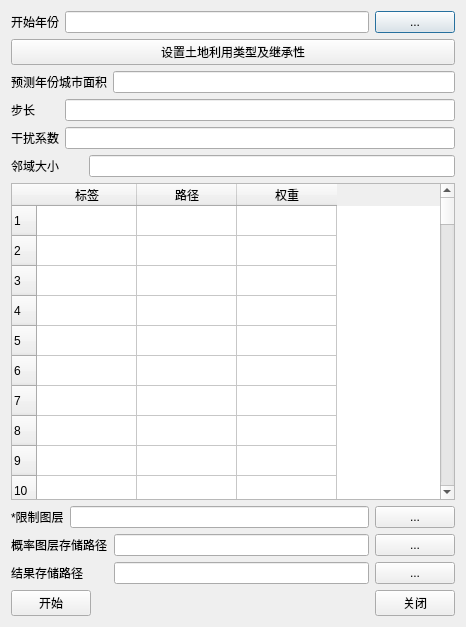
<?xml version="1.0" encoding="UTF-8"?>
<ui version="4.0">
 <class>Dialog</class>
 <widget class="QDialog" name="Dialog">
  <property name="geometry">
   <rect>
    <x>0</x>
    <y>0</y>
    <width>466</width>
    <height>627</height>
   </rect>
  </property>
  <property name="windowTitle">
   <string>Dialog</string>
  </property>
  <property name="windowIcon">
   <iconset>
    <normaloff>res/logo.ico</normaloff>res/logo.ico</iconset>
  </property>
  <layout class="QGridLayout" name="gridLayout_4">
   <item row="0" column="0">
    <layout class="QGridLayout" name="gridLayout">
     <item row="0" column="2">
      <widget class="QPushButton" name="pushButton">
       <property name="text">
        <string>...</string>
       </property>
      </widget>
     </item>
     <item row="0" column="1">
      <widget class="QLineEdit" name="lineEdit"/>
     </item>
     <item row="0" column="0">
      <widget class="QLabel" name="label">
       <property name="text">
        <string>开始年份</string>
       </property>
      </widget>
     </item>
    </layout>
   </item>
   <item row="1" column="0">
    <widget class="QPushButton" name="pushButton_8">
     <property name="text">
      <string>设置土地利用类型及继承性</string>
     </property>
    </widget>
   </item>
   <item row="2" column="0">
    <layout class="QGridLayout" name="gridLayout_3">
     <item row="0" column="0" colspan="3">
      <widget class="QLabel" name="label_8">
       <property name="text">
        <string>预测年份城市面积</string>
       </property>
      </widget>
     </item>
     <item row="0" column="3">
      <widget class="QLineEdit" name="lineEdit_2"/>
     </item>
     <item row="1" column="0">
      <widget class="QLabel" name="label_10">
       <property name="text">
        <string>步长</string>
       </property>
      </widget>
     </item>
     <item row="1" column="1" colspan="3">
      <widget class="QLineEdit" name="lineEdit_10"/>
     </item>
     <item row="2" column="0">
      <widget class="QLabel" name="label_11">
       <property name="text">
        <string>干扰系数</string>
       </property>
      </widget>
     </item>
     <item row="2" column="1" colspan="3">
      <widget class="QLineEdit" name="lineEdit_11"/>
     </item>
     <item row="3" column="0" colspan="2">
      <widget class="QLabel" name="label_12">
       <property name="text">
        <string>邻域大小</string>
       </property>
      </widget>
     </item>
     <item row="3" column="2" colspan="2">
      <widget class="QLineEdit" name="lineEdit_12"/>
     </item>
    </layout>
   </item>
   <item row="3" column="0">
    <widget class="QTableWidget" name="tableWidget">
     <property name="rowCount">
      <number>100</number>
     </property>
     <property name="columnCount">
      <number>3</number>
     </property>
     <row/>
     <row/>
     <row/>
     <row/>
     <row/>
     <row/>
     <row/>
     <row/>
     <row/>
     <row/>
     <row/>
     <row/>
     <row/>
     <row/>
     <row/>
     <row/>
     <row/>
     <row/>
     <row/>
     <row/>
     <row/>
     <row/>
     <row/>
     <row/>
     <row/>
     <row/>
     <row/>
     <row/>
     <row/>
     <row/>
     <row/>
     <row/>
     <row/>
     <row/>
     <row/>
     <row/>
     <row/>
     <row/>
     <row/>
     <row/>
     <row/>
     <row/>
     <row/>
     <row/>
     <row/>
     <row/>
     <row/>
     <row/>
     <row/>
     <row/>
     <row/>
     <row/>
     <row/>
     <row/>
     <row/>
     <row/>
     <row/>
     <row/>
     <row/>
     <row/>
     <row/>
     <row/>
     <row/>
     <row/>
     <row/>
     <row/>
     <row/>
     <row/>
     <row/>
     <row/>
     <row/>
     <row/>
     <row/>
     <row/>
     <row/>
     <row/>
     <row/>
     <row/>
     <row/>
     <row/>
     <row/>
     <row/>
     <row/>
     <row/>
     <row/>
     <row/>
     <row/>
     <row/>
     <row/>
     <row/>
     <row/>
     <row/>
     <row/>
     <row/>
     <row/>
     <row/>
     <row/>
     <row/>
     <row/>
     <row/>
     <column>
      <property name="text">
       <string>标签</string>
      </property>
     </column>
     <column>
      <property name="text">
       <string>路径</string>
      </property>
     </column>
     <column>
      <property name="text">
       <string>权重</string>
      </property>
     </column>
    </widget>
   </item>
   <item row="4" column="0">
    <layout class="QHBoxLayout" name="horizontalLayout_2">
     <item>
      <widget class="QLabel" name="label_5">
       <property name="text">
        <string>*限制图层</string>
       </property>
      </widget>
     </item>
     <item>
      <widget class="QLineEdit" name="lineEdit_5"/>
     </item>
     <item>
      <widget class="QPushButton" name="pushButton_5">
       <property name="text">
        <string>...</string>
       </property>
      </widget>
     </item>
    </layout>
   </item>
   <item row="5" column="0">
    <layout class="QGridLayout" name="gridLayout_2">
     <item row="0" column="2">
      <widget class="QPushButton" name="pushButton_10">
       <property name="text">
        <string>...</string>
       </property>
      </widget>
     </item>
     <item row="0" column="1">
      <widget class="QLineEdit" name="lineEdit_7"/>
     </item>
     <item row="0" column="0">
      <widget class="QLabel" name="label_7">
       <property name="text">
        <string>概率图层存储路径</string>
       </property>
      </widget>
     </item>
     <item row="2" column="2">
      <widget class="QPushButton" name="pushButton_12">
       <property name="text">
        <string>...</string>
       </property>
      </widget>
     </item>
     <item row="2" column="1">
      <widget class="QLineEdit" name="lineEdit_9"/>
     </item>
     <item row="2" column="0">
      <widget class="QLabel" name="label_9">
       <property name="text">
        <string>结果存储路径</string>
       </property>
      </widget>
     </item>
    </layout>
   </item>
   <item row="6" column="0">
    <layout class="QHBoxLayout" name="horizontalLayout_3">
     <item>
      <widget class="QPushButton" name="pushButton_6">
       <property name="text">
        <string>开始</string>
       </property>
      </widget>
     </item>
     <item>
      <spacer name="horizontalSpacer">
       <property name="orientation">
        <enum>Qt::Horizontal</enum>
       </property>
       <property name="sizeHint" stdset="0">
        <size>
         <width>40</width>
         <height>20</height>
        </size>
       </property>
      </spacer>
     </item>
     <item>
      <widget class="QPushButton" name="pushButton_7">
       <property name="text">
        <string>关闭</string>
       </property>
      </widget>
     </item>
    </layout>
   </item>
  </layout>
 </widget>
 <resources/>
 <connections/>
</ui>
